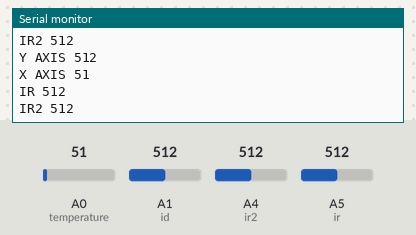
Bench run of a sketch on a simulated Arduino Uno, built with avr-gcc and run on an emulated ATmega328P. On the bench: the last lines printed to the serial monitor. Inputs (shaded band) come from the test bench; at power-on: A1 (id) = 512, A0 (temperature) = 51, A4 (ir2) = 512, A5 (ir) = 512. No radio packets arrive unless stated.

Above: at 9.2 s.
9.3 s: A1 (id) set to 106
At 9.83 s:
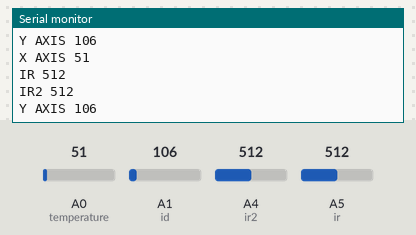
10.8 s: A1 (id) set to 92
At 10.86 s:
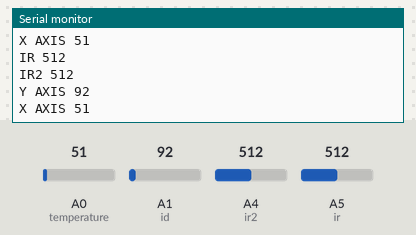
Timing chart, 0 to 13.3 s (numbered marks = the images above; inputs shaded):
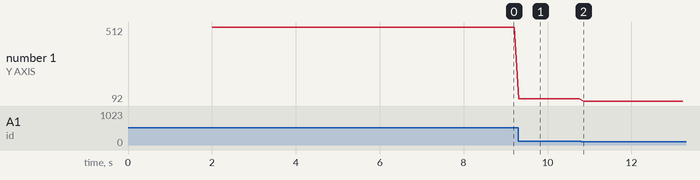

Measured:
- the behaviour switches between 100 and 99 on A1 (id) (found by bisection; images 1 and 2)
- after the input at 9.3 s, the serial monitor: prints a new line at once (image 1)
- after the input at 10.8 s, the serial monitor: prints a new line after 0.06 s (image 2)
- plotted number 1: 512 → 106 after the input at 9.3 s, 106 → 92 after the input at 10.8 s

The sketch:

trans4_3Analog.ino
```cpp
#include <SPI.h>
#include "RF24.h"

RF24 myRadio (7, 8);
byte addresses[][6] = {"0"};
int temperature = A0;
int id = A1;
int ir = A5;
int ir2 = A4;

struct package
{
  int id;
  int temperature;
  int ir;
  int ir2;

};


typedef struct package Package;
Package data;

void setup()
{
  Serial.begin(115200);
  delay(1000);
  myRadio.begin();
  myRadio.setChannel(115);
  myRadio.setPALevel(RF24_PA_MAX);
  myRadio.setDataRate( RF24_250KBPS ) ;
  myRadio.openWritingPipe( addresses[0]);
  pinMode(temperature,INPUT);
  pinMode(id,INPUT);
  pinMode(ir,INPUT);
  pinMode(ir2,INPUT);
  delay(1000);
}

void loop()
{
  myRadio.write(&data, sizeof(data));
  int val = analogRead(temperature);
  int val2 = analogRead(id);
  int val3 = analogRead(ir);
  int val4 = analogRead(ir2);
  Serial.print("\nY AXIS ");
  Serial.println(val2);
  Serial.print("\nX AXIS ");
  Serial.println(val);
  Serial.print("\n");
  Serial.print("\nIR ");
  Serial.println(val3);
  Serial.print("\n");
  Serial.print("\nIR2 ");
  Serial.println(val4);
  Serial.print("\n");
  //Serial.println(data.text);
  data.id = val2;
  data.temperature = val;
  data.ir = val3;
  data.ir2 = val4;
  delay(100);

}
```
